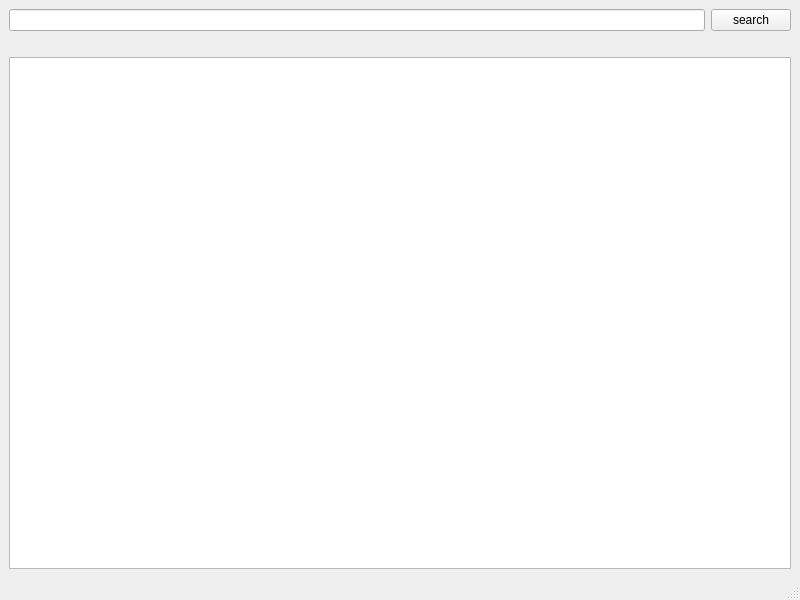
<?xml version="1.0" encoding="UTF-8"?>
<ui version="4.0">
 <class>MainWindow</class>
 <widget class="QMainWindow" name="MainWindow">
  <property name="geometry">
   <rect>
    <x>0</x>
    <y>0</y>
    <width>800</width>
    <height>600</height>
   </rect>
  </property>
  <property name="windowTitle">
   <string>MainWindow</string>
  </property>
  <widget class="QWidget" name="centralwidget">
   <layout class="QVBoxLayout" name="verticalLayout_3">
    <item>
     <layout class="QVBoxLayout" name="verticalLayout_2">
      <item>
       <layout class="QHBoxLayout" name="horizontalLayout_2">
        <item>
         <widget class="QLineEdit" name="lineEdit"/>
        </item>
        <item>
         <widget class="QPushButton" name="search_btn">
          <property name="text">
           <string>search</string>
          </property>
         </widget>
        </item>
       </layout>
      </item>
      <item>
       <spacer name="horizontalSpacer">
        <property name="orientation">
         <enum>Qt::Horizontal</enum>
        </property>
        <property name="sizeHint" stdset="0">
         <size>
          <width>40</width>
          <height>20</height>
         </size>
        </property>
       </spacer>
      </item>
      <item>
       <widget class="QTableView" name="tableView"/>
      </item>
     </layout>
    </item>
   </layout>
  </widget>
  <widget class="QStatusBar" name="statusbar"/>
 </widget>
 <resources/>
 <connections/>
</ui>
